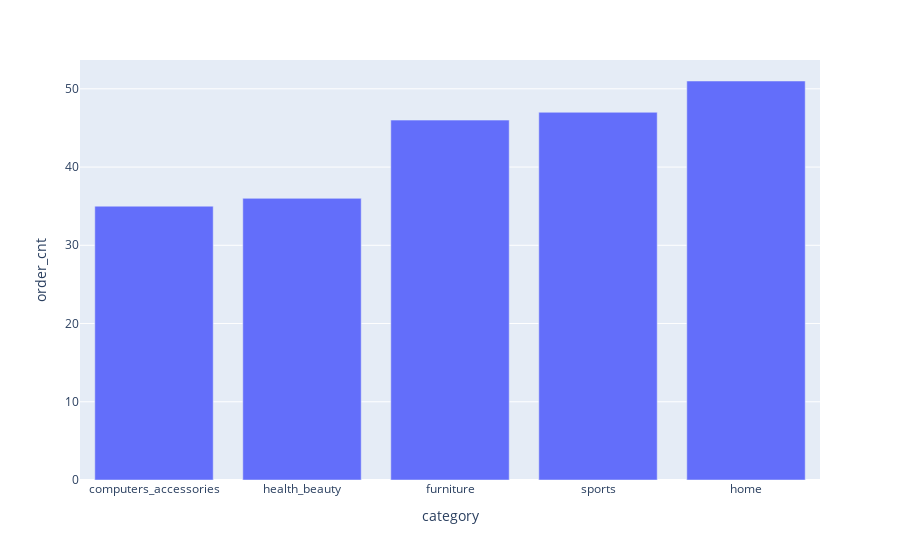

The notebook cell this image was saved under:
### Code cell
fig = px.bar(df_top_5[df_top_5['order_status'] == 'canceled'], 
             x = 'category', 
             y = 'order_cnt')
fig.show()

### Figure 1 — Plotly figure (JSON) as saved in the notebook; plotly's stock layout.template omitted (floating-point values rounded to 4 significant figures)
{"data": [{"alignmentgroup": "True", "hovertemplate": "category=%{x}<br>order_cnt=%{y}<extra></extra>", "legendgroup": "", "marker": {"color": "#636efa", "pattern": {"shape": ""}}, "name": "", "offsetgroup": "", "orientation": "v", "showlegend": false, "textposition": "auto", "type": "bar", "x": ["computers_accessories", "health_beauty", "furniture", "sports", "home"], "xaxis": "x", "y": [35, 36, 46, 47, 51], "yaxis": "y"}], "layout": {"barmode": "relative", "legend": {"tracegroupgap": 0}, "margin": {"t": 60}, "xaxis": {"anchor": "y", "domain": [0, 1], "title": {"text": "category"}}, "yaxis": {"anchor": "x", "domain": [0, 1], "title": {"text": "order_cnt"}}}}
